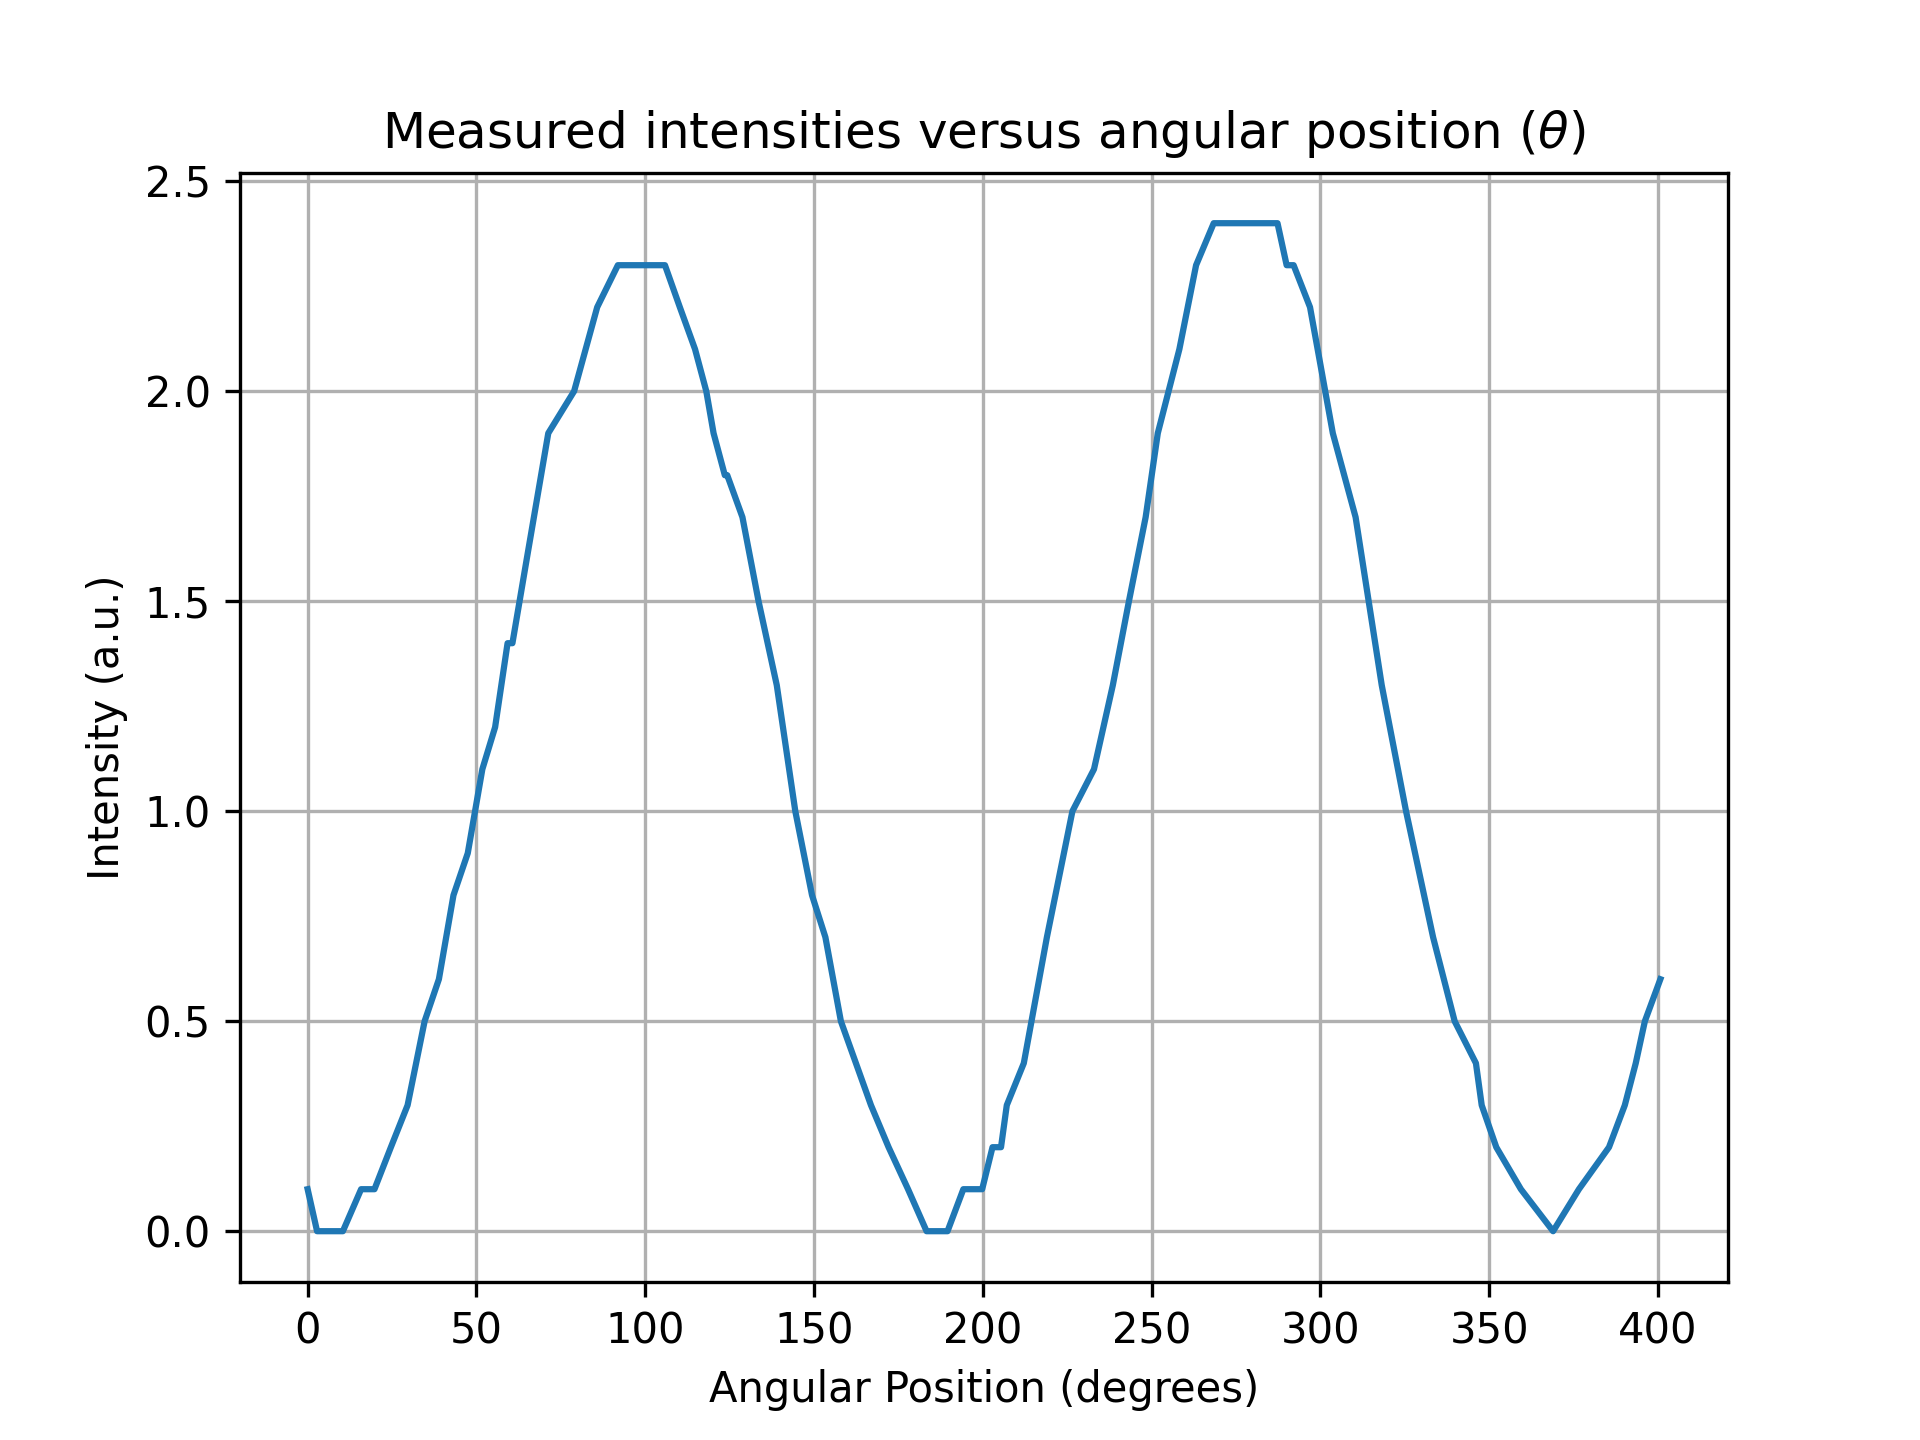

Reproduce this figure in Python.
import matplotlib.pyplot as plt
import numpy as np

def processinputdata(filename):
    """
    Opens a text file and prints each line (row) individually.
    """
    lines = []
    with open(filename, 'r', encoding='utf-16') as file:
        for line in file:
            lines.append(line.strip().split())
    return lines

# Example usage
data = processinputdata('r2\plots\data.txt')[2:135]

x = [float(i[2]) for i in data]
y = [float(i[1]) for i in data]

plt.plot(x, y)
plt.xlabel('Angular Position (degrees)')
plt.ylabel('Intensity (a.u.)')
plt.grid()
plt.title(r'Measured Intensities versus Angular Position ($\theta)')
plt.savefig('r2\\figures\plot1.png')